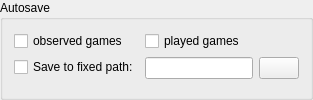
        <widget class="QGroupBox" name="IGSgroup_box_2">
         <property name="sizePolicy">
          <sizepolicy hsizetype="Preferred" vsizetype="Minimum">
           <horstretch>0</horstretch>
           <verstretch>0</verstretch>
          </sizepolicy>
         </property>
         <property name="title">
          <string>Autosave</string>
         </property>
         <layout class="QFormLayout" name="formLayout_5">
          <item row="0" column="0">
           <widget class="QCheckBox" name="autosaveCheckBox">
            <property name="focusPolicy">
             <enum>Qt::NoFocus</enum>
            </property>
            <property name="toolTip">
             <string>check for automatic saving observed games</string>
            </property>
            <property name="whatsThis">
             <string>Autosave

If checked then when an observed game completes, it is automatically saved in the working directory</string>
            </property>
            <property name="text">
             <string>observed games</string>
            </property>
           </widget>
          </item>
          <item row="0" column="1">
           <widget class="QCheckBox" name="autosavePlayedCheckBox">
            <property name="focusPolicy">
             <enum>Qt::NoFocus</enum>
            </property>
            <property name="toolTip">
             <string>check for automatic saving for your games</string>
            </property>
            <property name="whatsThis">
             <string>Autosave

If checked then when a game you played completes, it is automatically saved in the working directory</string>
            </property>
            <property name="text">
             <string>played games</string>
            </property>
           </widget>
          </item>
          <item row="1" column="0">
           <widget class="QCheckBox" name="autosavePathCheckBox">
            <property name="text">
             <string>Save to fixed path:</string>
            </property>
           </widget>
          </item>
          <item row="1" column="1">
           <widget class="QWidget" name="autosavePathWidget" native="true">
            <layout class="QHBoxLayout" name="horizontalLayout_3">
             <property name="leftMargin">
              <number>0</number>
             </property>
             <property name="topMargin">
              <number>0</number>
             </property>
             <property name="rightMargin">
              <number>0</number>
             </property>
             <property name="bottomMargin">
              <number>0</number>
             </property>
             <item>
              <widget class="QLineEdit" name="autosavePathEdit"/>
             </item>
             <item>
              <widget class="QPushButton" name="autosavePathButton">
               <property name="text">
                <string/>
               </property>
               <property name="icon">
                <iconset resource="q4go.qrc">
                 <normaloff>:/ClientWindowGui/images/clientwindow/fileopen.png</normaloff>:/ClientWindowGui/images/clientwindow/fileopen.png</iconset>
               </property>
              </widget>
             </item>
            </layout>
           </widget>
          </item>
         </layout>
        </widget>
